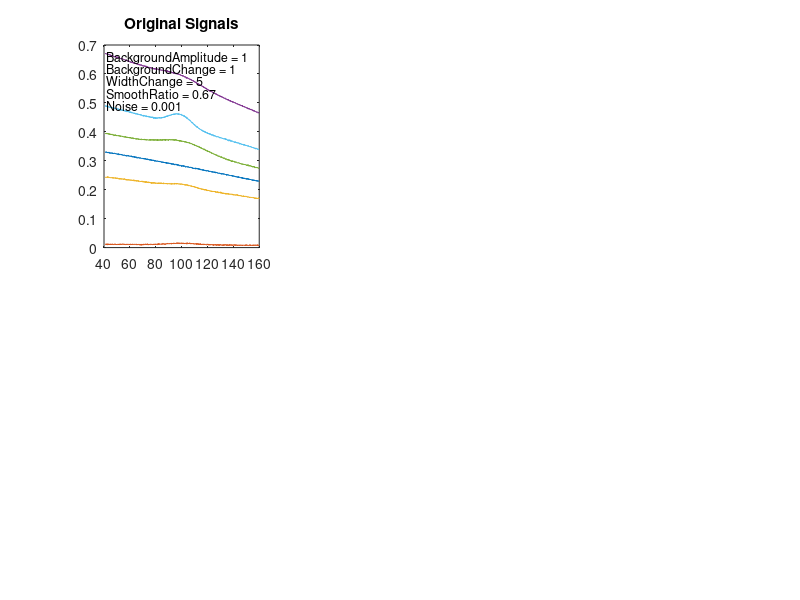

Write MATLAB code to recreate this figure. (Note: this script raises an error after producing the figure.)
function CaseStudyC
clf
xincrement=.1;
x=1:xincrement:200;
Noise=.001;
BackgroundAmplitude=1;
BackgroundChange=1;
BackgroundPeak=-100;
BackgroundWidth=600;
SignalWidth=30;
WidthChange=5;
SignalAmplitudes=[0 .005 .01 .02 .03 .04];
DerivativeMode=4;
SmoothMode=3;
NumTrials=1;
SmoothWidth=201;
SmoothRatio=SmoothWidth/(SignalWidth/xincrement);
em=0;rm=0;s1=0;s2=0;sr=0;mw=0;
Background=rand()*BackgroundAmplitude.*gaussian(x,BackgroundPeak+BackgroundChange.*rand(),BackgroundWidth+BackgroundChange.*rand());
y1=Background+SignalAmplitudes(1).*gaussian(x,100+randn(),SignalWidth+WidthChange*randn())+Noise.*randn(size(x));

Background=rand()*BackgroundAmplitude.*gaussian(x,BackgroundPeak+BackgroundChange.*rand(),BackgroundWidth+BackgroundChange.*rand());
y2=Background+SignalAmplitudes(2).*gaussian(x,100+randn(),SignalWidth+WidthChange*randn())+Noise.*randn(size(x));

Background=rand()*BackgroundAmplitude.*gaussian(x,BackgroundPeak+BackgroundChange.*rand(),BackgroundWidth+BackgroundChange.*rand());
y3=Background+SignalAmplitudes(3).*gaussian(x,100+randn(),SignalWidth+WidthChange*randn())+Noise.*randn(size(x));

Background=rand()*BackgroundAmplitude.*gaussian(x,BackgroundPeak+BackgroundChange.*rand(),BackgroundWidth+BackgroundChange.*rand());
y4=Background+SignalAmplitudes(4).*gaussian(x,100+randn(),SignalWidth+WidthChange*randn())+Noise.*randn(size(x));

Background=rand()*BackgroundAmplitude.*gaussian(x,BackgroundPeak+BackgroundChange.*rand(),BackgroundWidth+BackgroundChange.*rand());
y5=Background+SignalAmplitudes(5).*gaussian(x,100+randn(),SignalWidth+WidthChange*randn())+Noise.*randn(size(x));

Background=rand()*BackgroundAmplitude.*gaussian(x,BackgroundPeak+BackgroundChange.*rand(),BackgroundWidth+BackgroundChange.*rand());
y6=Background+SignalAmplitudes(6).*gaussian(x,100+randn(),SignalWidth+WidthChange*randn())+Noise.*randn(size(x));

y=[y1;y2;y3;y4;y5;y6];
plotrange=2*SmoothWidth:length(x)-2*SmoothWidth;

figure(1)
subplot(2,3,1);plot(x(plotrange),y(:,plotrange))
title('Original Signals');
currentaxis=axis;
maxy=currentaxis(4);
miny=min(min(y));
minx=currentaxis(1);
text(minx,maxy-.06.*(maxy-miny),[' BackgroundAmplitude = ' num2str(BackgroundAmplitude)] ,'FontSize',9 );
text(minx,maxy-.12.*(maxy-miny),[' BackgroundChange = ' num2str(BackgroundChange)]  ,'FontSize',9);
text(minx,maxy-.18.*(maxy-miny),[' WidthChange = ' num2str(WidthChange)]  ,'FontSize',9);
text(minx,maxy-.24.*(maxy-miny),[' SmoothRatio = ' num2str(SmoothRatio)]  ,'FontSize',9);
text(minx,maxy-.30.*(maxy-miny),[' Noise = ' num2str(Noise)]  ,'FontSize',9);

for n=1:6,
   sy(n,:)=ProcessSignal(x,y(n,:),0,SmoothWidth,SmoothMode,em,0,0,0,0,0);
   dy(n,:)=ProcessSignal(x,y(n,:),DerivativeMode,SmoothWidth,SmoothMode,em,0,0,0,0,0);
   da(n)=abs(dy(n,100./xincrement));
   CLSheights=cls(x,y(n,:),2,1,[100 BackgroundPeak],[SignalWidth BackgroundWidth],0);
   clsa(n)=CLSheights(1);
   [FitResults(:,:,n),MeanFitError]=peakfit([x;y(n,:)],100,200,2,1,0,NumTrials,[100 SignalWidth BackgroundPeak BackgroundWidth],0,0,0);
   % use val2ind to extract the height of the peak closest to 100 
   fa(n)=FitResults(val2ind(FitResults(:,2,n),100),3,n);
end
% subplot(2,3,2);plot(x(plotrange),dy(:,plotrange))
% title('Processed Signal');
subplot(2,3,4)
plotfit(SignalAmplitudes,da,1);
title(['Derivative order = ' num2str(DerivativeMode) ]);
xlabel('Actual peak amplitude')
ylabel('Measured derivative peak amplitude')
        
subplot(2,3,5)
plotfit(SignalAmplitudes,clsa,1);
title('CLS results');
xlabel('Actual peak amplitude')
ylabel('Measured peak amplitude')

subplot(2,3,6)
plotfit(SignalAmplitudes,fa,1);
title('Peakfit results');
xlabel('Actual peak amplitude')
ylabel('Measured peak amplitude')

subplot(2,3,2)
plotfit(SignalAmplitudes,sy(:,1000)',1);
title('Smoothed signal at peak center');
xlabel('Actual peak amplitude')
ylabel('Measured peak amplitude')

subplot(2,3,3)
p3=sy(:,1000)-(sy(:,400)+sy(:,1600))/2;
plotfit(SignalAmplitudes,p3',1);
title('3-point background correction');
xlabel('Actual peak amplitude')
ylabel('Measured peak amplitude')
%-----------------------------------------------------------------
function g = gaussian(x,pos,wid)
%  gaussian(x,pos,wid) = gaussian peak centered on pos, half-width=wid
%  x may be scalar, vector, or matrix, pos and wid both scalar
%  T. C. O'Haver, 1988
% Examples: gaussian([0 1 2],1,2) gives result [0.5000    1.0000    0.5000]
% plot(gaussian([1:100],50,20)) displays gaussian band centered at 50 with width 20.
g = exp(-((x-pos)./(0.6005615.*wid)) .^2);
%-----------------------------------------------------------------
function g = lorentzian(x,position,width)
% lorentzian(x,position,width) Lorentzian function.
% where x may be scalar, vector, or matrix
% position and width scalar
% T. C. O'Haver, 1988
% Example: lorentzian([1 2 3],2,2) gives result [0.5 1 0.5]
g=ones(size(x))./(1+((x-position)./(0.5.*width)).^2);
%-----------------------------------------------------------------
function [coef, RSquared,BootResults]=plotfit(xi,yi,polyorder)
% plotfit accepts data in the form of a single vector, a pair of vectors,
% "x" and "y", or a 2xn or nx2 matrix with x in first row or column. If the
% input argument "polyorder" is supplied, it fits the data to a polynomial
% of order "polyorder", plots the data in red dots and the fit as a blue
% line, and displays the fit coefficients and R-squared in the upper left
% corner of the graph. Polyorder=1 for straight line, =2 for quadratic
% (parabola) etc. If the 3rd output argument (BootResults) is supplied,
% computes coefficient error estimates by the bootstrap method and returns
% the results in the matrix "BootResults" (of size 5 x polyorder+1). You
% can change the number of bootstrap samples in line 108. 
% Tom O'Haver, 2008. Version 3.1, October 2012 
% Examples:
% x=[1 2 3 4 5];y=[ 0 2 3 2 0];
% plotfit(y); % plot y only vs index number, no fit.
% plotfit(x,y); % plot x vs y only, data in separate vectors
% plotfit([x;y]); % plot data only, data in matrix with x in first row
% plotfit([x;y]'); % plot data only, data in matrix with x in first column
% plotfit(y,2); % plot y vs index and fit to second order polynomial
% plotfit(x,y,3); % plot x vs y and fit to third order polynomial
% plotfit([x;y],3);  % plot and fit data in matrix
% [coef, RSquared]=plotfit([x;y],2) % return fit coefficients and r-squared
% [coef, RSquared,BootResults]=plotfit(x,y,polyorder) % computes
% coefficient error estimates by the bootstrap method and returns the
% results in the matrix "BootResults" 
%
% process input arguments
if nargin==1, % Single argument, might be y vector or x,y matrix
    polyorder=0;
    datasize=size(xi);
    if isvector(xi), % xi is vector, not matrix
        y=xi;
        x=1:length(y); % Use this only to create an x vector if needed
        xlabelstring='index number';
    else % x is a matrix, split it into x and y vectors
        if datasize(1)<datasize(2),xi=xi';end
        x=xi(:,1);
        y=xi(:,2);
        polyorder=0;
        xlabelstring='x';
    end
end

if nargin==2, % Two arguments, might be x,y vectors or matrix and polyorder
    datasize=size(xi);
    if isscalar(yi),   %  matrix and polyorder
        if datasize(1)<datasize(2),xi=xi';end
        if isvector(xi),
            x=1:length(xi);
            xlabelstring='index number';
            y=xi';
            polyorder=yi;
        else
            x=xi(:,1);
            y=xi(:,2);
            polyorder=yi;
            xlabelstring='x';
        end
    else %  x,y vectors
        x=xi;
        y=yi;
        polyorder=0;
        xlabelstring='x';
    end
end

if nargin==3, % Tree arguments, must be x,y vectors and polyorder
    x=xi;
    y=yi;
    xlabelstring='x';
end

if length(x)==length(y),
    if polyorder>0, % Plot and fit the data
        % Compute the fit
        coef=polyfit(x,y,polyorder);
        
        % Plot the data and the polynomial fit
        xx=linspace(min(x),max(x));
        yhat=polyval(coef,xx);
        plot(x,y,'.r',xx,yhat,'-b')
        axis([min(x) max(x) min(y) max(y)]);
        xlabel(xlabelstring);ylabel('y')
        title(['Number of data points= ' num2str(length(x)) ] )
        % Compute the correlation coefficient and R-Squared
        if IsOctave,
            cc=corr(polyval(coef,x),y);
            RSquared=cc.^2;
        else
            cc=corrcoef(polyval(coef,x),y);
            RSquared=cc(2).^2;
        end %   if IsOctave,
        % Label the graph with the fit information
        text(min(x),max(y)-.06.*(max(y)-min(y)),['   Polynomial Order of fit = ' num2str(polyorder)] ,'FontSize',9 );
        text(min(x),max(y)-.12.*(max(y)-min(y)),['   Fit coefficients = ' num2str(coef)]  ,'FontSize',9);
        text(min(x),max(y)-.18.*(max(y)-min(y)),['   R-Squared = ' num2str(RSquared)]  ,'FontSize',9);
    else % Just plot the data, no fit.
        plot(x,y)
        axis([min(x) max(x) min(y) max(y)]);
        xlabel(xlabelstring);ylabel('y')
        title(['Number of data points= ' num2str(length(x)) ] )
        coef=[];
        RSquared=[];
    end
else
    disp('Error: x and y must be the same size.')
    sizex=size(x)
    sizey=size(y)
end
    
if nargout==3, % Compute the bootsrtap
    NumTrials=300;
    BootstrapResultsMatrix=zeros(polyorder+1,NumTrials);
    clear bx by
    for trial=1:NumTrials,
        n=1;
        bx=x;
        by=y;
        while n<length(x)-1,
            if rand>.5,
                bx(n)=x(n+1);
                by(n)=y(n+1);
            end % if rand>.5,
            n=n+1;
        end % while n<length(xx)-1,
        coef=polyfit(bx,by,polyorder);
        BootstrapResultsMatrix(:,trial)=coef;
    end % for trial=1:NumTrials,
    disp(' ')
    disp('Bootstrap Results');
    BootstrapMean=mean(real(BootstrapResultsMatrix(:,:)'));
    BootstrapSTD=std(BootstrapResultsMatrix(:,:)');
    BootstrapIQR=IQrange(BootstrapResultsMatrix(:,:)');
    PercentRSD=100.*BootstrapSTD./abs(BootstrapMean);
    PercentIQR=100.*BootstrapIQR./abs(BootstrapMean);
    BootstrapMean=BootstrapMean(1:polyorder+1);
    BootstrapSTD=BootstrapSTD(1:polyorder+1);
    BootstrapIQR=BootstrapIQR(1:polyorder+1);
    PercentRSD=PercentRSD(1:polyorder+1);
    PercentIQR=PercentIQR(1:polyorder+1);
        disp(['Bootstrap Mean: ', num2str(BootstrapMean)])
        disp(['Bootstrap STD:  ', num2str(BootstrapSTD)])
        disp(['Bootstrap IQR:  ', num2str(BootstrapIQR)])
        disp(['Percent RSD:    ', num2str(PercentRSD)])
        disp(['Percent IQR:    ', num2str(PercentIQR)])
    BootResults(1,:)=BootstrapMean;
    BootResults(2,:)= BootstrapSTD ;
    BootResults(3,:)=PercentRSD;
    BootResults(4,:)=BootstrapIQR;
    BootResults(5,:)=PercentIQR;
end % if NumArgOut==3,

function b=IQrange(a)
% b = IQrange(a) returns the interquartile range of the values in a.  For
%  vector input, b is the difference between the 75th and 25th percentiles
%  of a.  For matrix input, b is a row vector containing the interquartile
%  range of each column of a. (c) T. C, O'Haver, 2012
% Example:
%  a=randn(10000,5);
%  IQrange(a)
% Divide by 1.34896 to get an estimate of the standard deviation withput
% outliers
mina=min(a);
sizea=size(a);
NumCols=sizea(2);
b=zeros(size(a));
for n=1:NumCols,
    b(:,n)=a(:,n)-mina(n);
end
Sorteda=sort(b);
lx=length(Sorteda);
SecondQuartile=round(lx/4);
FourthQuartile=3*round(lx/4);
b=abs(Sorteda(FourthQuartile,:)-Sorteda(SecondQuartile,:));

function isOctave = IsOctave()
% Returns true if this code is being executed by Octave.
% Returns false if this code is being executed by MATLAB, or any other MATLAB
% variant.
% 
%    usage: isOctave = IsOctave()
    persistent octaveVersionIsBuiltIn;
    if (isempty(octaveVersionIsBuiltIn))
        octaveVersionIsBuiltIn = (exist('OCTAVE_VERSION', 'builtin') == 5);
        % exist returns 5 to indicate a built-in function.
    end
    isOctave = octaveVersionIsBuiltIn;
    % If OCTAVE_VERSION is a built-in function, then we must be in Octave.
    % Since the result cannot change between function calls, it is cached in a
    % persistent variable.  isOctave cannot be a persistent variable, because it
    % is the return value of the function, so instead the persistent result must
    % be cached in a separate variable.
%-----------------------------------------------------------------
function Processed=ProcessSignal(x,y,DerivativeMode,w,type,ends,Sharpen,factor1,factor2,SlewRate,MedianWidth)
% Command line function that performs smoothing and differentiation on the
% time-series data set x,y. Returns the processed signal as a vector that
% has the same shape as x, regardless of the shape of y.
% Version 1.0, April, 2013.  Tom O'Haver (toh@umd.edu)
%
% 'DerivativeMode' determines the derivative order (O, 1, 2, 3, 4, 5); 
%    See http://terpconnect.umd.edu/~toh/spectrum/Differentiation.html
%
% 'w' is the smooth width; 
% 'type' determines the smooth mode:
%        If type=0, the signal is not smoothed.
%        If type=1, rectangular (sliding-average or boxcar) 
%        If type=2, triangular (2 passes of sliding-average)
%        If type=3, pseudo-Gaussian (3 passes of sliding-average)
%        If type=4, Savitzky-Golay smooth 
% 'ends' controls how the "ends" of the signal (the first w/2 points and the last w/2 points) are handled.
%        If ends=0, the ends are zeroed
%        If ends=1, the ends are smoothed with progressively 
%        smaller smooths the closer to the end.
% See http://terpconnect.umd.edu/~toh/spectrum/Smoothing.html
%
% 'Sharpen' controls peak sharpening (resolution enhancement). 0=off; 1=on.
%   The sharpening str5ength is controled by the factor1 and factor2 The
%   optimum values depend on the peak shape and width. For details, see
%   http://terpconnect.umd.edu/~toh/spectrum/InteractiveResEnhance.htm). 
%  
% 'SlewRate' sets the maximum slew rate (maximum rate of change of the
%    signal when it is non-zero (useful for reducing the effect of large 
%    steps in the background).
% 
% 'MedianWidth' implements a median filter when it is non-zero, which
%    replaces each point in the signal with the median (rather than the
%    average) of MedianWidth adjacent points, cuseful for dealing with narrow
%    spike artifacts (set MedianWidth to the number of points in the spikes)
%
% EXAMPLE 1:
% >> ProcessSignal([1 3 5 7 9],[0 0 1 0 0],0,3,1,0,0,0,0,0,0)
% ans =
%             0      0.33333      0.33333      0.33333            0
% EXAMPLE 2:
% Use of smoothed second derivative to reduce influence of background.
% on the weak peak at x=5.
% >> x=[0:.01:10]';
% >> y=10./(1+(x/4).^2)+exp(-(x-5).^2)+.1.*randn(size(x));
% >> subplot(2,1,1);plot(x,y);
% >> subplot(2,1,2);plot(x,ProcessSignal(x,y,2,60,3,0,0,0,0,0,0))
%
% EXAMPLE 3: Single peak with random spikes. Use of median filter
% (MedianWidth=1) to remove single-point spikes.
% >> x=-5:.01:5;
% >> y=exp(-(x).^2);for n=1:1000,if randn()>2,y(n)=rand()+y(n);,end,end;
% >> plot(x,ProcessSignal(x,y,0,0,0,0,0,0,0,0,1))
%
if SlewRate,
    for n=1:length(y)-1,
        if y(n+1)-y(n)>SlewRate,y(n+1)=y(n)+SlewRate;end
        if y(n+1)-y(n)<-SlewRate,y(n+1)=y(n)-SlewRate;end
    end
end % SlewRate
if MedianWidth,
    mY=y;
    for n=1:length(x)-(1+MedianWidth*2),
        mY(n+MedianWidth)=median(y((n):(n+1+MedianWidth*2)));
        y=mY;
    end
end  % MedianWidth
if type==0,w=1;end
if type==4,
    if w<2,w=3;end
    if DerivativeMode>4,
        if w<5,w=5;end
    end 
    % The polynomial order, 2+DerivativeMode, must be less than the
    % frame size, 2*w+1, and 2*w+1 must be odd.  
        Processed=savitzkyGolayFilt(y,2+DerivativeMode,DerivativeMode,2*w+1);
        if DerivativeMode==1,Processed=-Processed;end
        if DerivativeMode==3,Processed=-Processed;end;
else
    switch DerivativeMode
        case 0
            Processed=fastsmooth(y,w,type,ends);
        case 1
            Processed=fastsmooth(deriv(x,y),w,type,ends);
        case 2
            D2=fastsmooth(secderiv(x,y),w,1,ends);
            Processed=fastsmooth(D2,w,type,ends);
        case 3
            D2=fastsmooth(secderiv(x,y),w,1,ends);
            D3=fastsmooth(deriv(x,D2),w,1,ends);
            Processed=fastsmooth(D3,w,type,ends);
        case 4
            D2=fastsmooth(secderiv(x,y),w,1,ends);
            D4=fastsmooth(secderiv(x,D2),w,1,ends);
            D4=fastsmooth(D4,w,1,ends);
            
            Processed=fastsmooth(D4,w,type,ends);
        case 5
            D2=fastsmooth(secderiv(x,y),w,1,ends);
            D4=fastsmooth(secderiv(x,D2),w,1,ends);
            D4=fastsmooth(D4,w,1,ends);
            Processed=fastsmooth(deriv(x,D4),w,type,ends);
    end
end
if Sharpen,
    type=4; 
    if w<3;w=3;end
    Processed=enhance(x,Processed,factor1,factor2,w,type);
end
Processed=reshape(Processed,size(x));
% ----------------------------------------------------------------------
function Enhancedsignal=enhance(x,signal,factor1,factor2,SmoothWidth,type)
% Resolution enhancement function by even derivative method. The
% arguments factor1 and factor 2 are 2nd and 4th derivative weighting
% factors. Larger values of factor1 and factor2 will reduce the 
% peak width but will cause artifacts in the baseline near 
% the peak.  Adjust the factors for the the best compromise. 
% Use minimum smooth width needed to reduce excess noise. 
datasize=size(signal);
if datasize(1)>datasize(2),signal=signal';end
if type==4,
    Enhancedsignal = signal-factor1.*savitzkyGolayFilt(signal,4,2,2*SmoothWidth+1)+...
        factor2.*savitzkyGolayFilt(signal,6,4,2*SmoothWidth+1);
else
    d2=secderiv(x,signal);  % Computes second derivative
    d4=secderiv(x,d2);   % Computes fourth derivative
    Enhancedsignal = signal-factor1.*fastsmooth(d2,SmoothWidth,type)+...
        factor2.*fastsmooth(fastsmooth(fastsmooth(d4,SmoothWidth,2),SmoothWidth,2),SmoothWidth,2);
end
Enhancedsignal=Enhancedsignal';
% ----------------------------------------------------------------------
function d=secderiv(x,a)
% Second derivative of y with respect to x using 3-point central difference.
%  T. C. O'Haver, 2011.
n=length(a);
d=zeros(size(a));
for j = 2:n-2;
  x1=x(j-1);x2=x(j);x3=x(j+1);
  d(j)=((a(j+1)-a(j))./(x3-x2) - (a(j)-a(j-1))./(x2-x1))./((x3-x1)/2);
end
d(1)=d(2);
d(n)=d(n-1);
% ----------------------------------------------------------------------
function d=deriv(x,y)
% First derivative of y with respect to x using 2-point central difference.
%  T. C. O'Haver, 2011.
n=length(y);
d=zeros(size(y));
d(1)=(y(2)-y(1))./(x(2)-x(1));
d(n)=(y(n)-y(n-1))./(x(n)-x(n-1));
for j = 2:n-1;
  d(j)=(y(j+1)-y(j-1)) ./ (1.*(x(j+1)-x(j-1)));
end
% ----------------------------------------------------------------------
function SmoothY=fastsmooth(Y,w,type,ends)
% fastbsmooth(Y,w,type,ends) smooths vector Y with smooth 
%  of width w. Version 2.0, May 2008.
% The argument "type" determines the smooth type:
%   If type=1, rectangular (sliding-average or boxcar) 
%   If type=2, triangular (2 passes of sliding-average)
%   If type=3, pseudo-Gaussian (3 passes of sliding-average)
% The argument "ends" controls how the "ends" of the signal 
% (the first w/2 points and the last w/2 points) are handled.
%   If ends=0, the ends are zero.  (In this mode the elapsed 
%     time is independent of the smooth width). The fastest.
%   If ends=1, the ends are smoothed with progressively 
%     smaller smooths the closer to the end. (In this mode the  
%     elapsed time increases with increasing smooth widths).
% fastsmooth(Y,w,type) smooths with ends=0.
% fastsmooth(Y,w) smooths with type=1 and ends=0.
% Example:
% fastsmooth([1 1 1 10 10 10 1 1 1 1],3)= [0 1 4 7 10 7 4 1 1 0]
% fastsmooth([1 1 1 10 10 10 1 1 1 1],3,1,1)= [1 1 4 7 10 7 4 1 1 1]
%  T. C. O'Haver, May, 2008.
if nargin==2, ends=0; type=1; end
if nargin==3, ends=0; end
  switch type
    case 0
       SmoothY=sa(Y,w,ends);  
    case 1
       SmoothY=sa(Y,w,ends);
    case 2   
       SmoothY=sa(sa(Y,w,ends),w,ends);
    case 3
       SmoothY=sa(sa(sa(Y,w,ends),w,ends),w,ends);
  end
function SmoothY=sa(Y,smoothwidth,ends)
w=round(smoothwidth);
SumPoints=sum(Y(1:w));
s=zeros(size(Y));
halfw=round(w/2);
L=length(Y);
for k=1:L-w,
   s(k+halfw-1)=SumPoints;
   SumPoints=SumPoints-Y(k);
   SumPoints=SumPoints+Y(k+w);
end
s(k+halfw)=sum(Y(L-w+1:L));
SmoothY=s./w;
% Taper the ends of the signal if ends=1.
  if ends==1,
    startpoint=(smoothwidth + 1)/2;
    SmoothY(1)=(Y(1)+Y(2))./2;
    for k=2:startpoint,
       SmoothY(k)=mean(Y(1:(2*k-1)));
       SmoothY(L-k+1)=mean(Y(L-2*k+2:L));
    end
    SmoothY(L)=(Y(L)+Y(L-1))./2;
  end% ----------------------------------------------------------------------
function y=savitzkyGolayFilt(x,N,DN,F,W,DIM)
%savitzkyGolayFilt Savitzky-Golay Filtering.
%   savitzkyGolayFilt(X,N,DN,F) filters the signal X using a Savitzky-Golay 
%   (polynomial) filter.  The polynomial order, N, must be less than the
%   frame size, F, and F must be odd.  DN specifies the differentiation
%   order (DN=0 is smoothing). For a DN higher than zero, you'll have to
%   scale the output by 1/T^DN to acquire the DNth smoothed derivative of
%   input X, where T is the sampling interval. The length of the input X
%   must be >= F.  If X is a matrix, the filtering is done on the columns
%   of X.
%
%   Note that if the polynomial order N equals F-1, no smoothing
%   will occur.
%
%   savitzkyGolayFilt(X,N,DN,F,W) specifies a weighting vector W with
%   length F containing real, positive valued weights employed during the
%   least-squares minimization. If not specified, or if specified as
%   empty, W defaults to an identity matrix.
%
%   savitzkyGolayFilt(X,N,DN,F,[],DIM) or savitzkyGolayFilt(X,N,DN,F,W,DIM)
%   operates along the dimension DIM.
%   Copyright (c) 2011, Diederick
%   See also savitzkyGolay, FILTER, sgolayfilt

%   References:
%     [1] Sophocles J. Orfanidis, INTRODUCTION TO SIGNAL PROCESSING,
%              Prentice-Hall, 1995, Chapter 8.

%   Author(s): R. Losada
%   Copyright 1988-2004 The MathWorks, Inc.
%   $Revision: 1.11.4.4 $  $Date: 2009/08/11 15:47:54 $

error(nargchk(4,6,nargin,'struct'));

% Check if the input arguments are valid
if round(F) ~= F, error(generatemsgid('MustBeInteger'),'Frame length must be an integer.'), end
if rem(F,2) ~= 1, error(generatemsgid('SignalErr'),'Frame length must be odd.'), end
if round(N) ~= N, error(generatemsgid('MustBeInteger'),'Polynomial order must be an integer.'), end
if N > F-1, error(generatemsgid('InvalidRange'),'The Polynomial order must be less than the frame length.'), end
if DN > N, error(generatemsgid('InvalidRange'),'The Differentiation order must be less than or equal to the Polynomial order.'), end

if nargin < 5 || isempty(W)
   % No weighting matrix, make W an identity
   W = ones(F,1);
else
   % Check for right length of W
   if length(W) ~= F, error(generatemsgid('InvalidDimensions'),'The weight vector must be of the same length as the frame length.'),end
   % Check to see if all elements are positive
   if min(W) <= 0, error(generatemsgid('InvalidRange'),'All the elements of the weight vector must be greater than zero.'), end
end

if nargin < 6, DIM = []; end

% Compute the projection matrix B
pp = fix(-F./2):fix(F./2);
B = savitzkyGolay(pp,N,DN,pp,W);

if ~isempty(DIM) && DIM > ndims(x)
	error(generatemsgid('InvalidDimensions'),'Dimension specified exceeds the dimensions of X.')
end

% Reshape X into the right dimension.
if isempty(DIM)
	% Work along the first non-singleton dimension
	[x, nshifts] = shiftdim(x);
else
	% Put DIM in the first dimension (this matches the order 
	% that the built-in filter function uses)
	perm = [DIM,1:DIM-1,DIM+1:ndims(x)];
	x = permute(x,perm);
end

if size(x,1) < F, error(generatemsgid('InvalidDimensions'),'The length of the input must be >= frame length.'), end

% Preallocate output
y = zeros(size(x));

% Compute the transient on (note, this is different than in sgolayfilt,
% they had an optimization leaving out some transposes that is only valid
% for DN==0)
y(1:(F+1)/2-1,:) = fliplr(B(:,(F-1)/2+2:end)).'*flipud(x(1:F,:));

% Compute the steady state output
ytemp = filter(B(:,(F-1)./2+1),1,x);
y((F+1)/2:end-(F+1)/2+1,:) = ytemp(F:end,:);

% Compute the transient off
y(end-(F+1)/2+2:end,:) = fliplr(B(:,1:(F-1)/2)).'*flipud(x(end-(F-1):end,:));

% Convert Y to the original shape of X
if isempty(DIM)
	y = shiftdim(y, -nshifts);
else
	y = ipermute(y,perm);
end
% ----------------------------------------------------------------------
function [fc, df] = savitzkyGolay(x,n,dn,x0,W,flag)
% Function:
%       Savitzky-Golay Smoothing and Differentiation Filter
%       Copyright (c) 2011, Diederick
%       The Savitzky-Golay smoothing/differentiation filter (i.e., the
%       polynomial smoothing/differentiation filter, or  the least-squares
%       smoothing/differentiation filters) optimally fit a set of data
%       points to polynomials of different degrees. 
%       See for details in Matlab Documents (help sgolay). The sgolay
%       function in Matlab can deal with only symmetrical and uniformly
%       spaced data of even number.
%       This function presented here is a general implement of the sgolay
%       function in Matlab. The Savitzky-Golay filter coefficients for even
%       number, nonsymmetrical and nonuniformly spaced data can be
%       obtained. And the filter coefficients for the initial point or the
%       end point can be obtained too. In addition, either numerical
%       results or symbolical results can be obtained. Lastly, this
%       function is faster than MATLAB's sgolay.
%
% Usage:
%       [fc,df] = savitzkyGolay(x,n,dn,x0,flag)
%   input:
%       x    = the original data point, e.g., -5:5 
%       n    = polynomial order
%       dn   = differentation order (0=smoothing),  default=0
%       x0   = estimation point, can be a vector    default=0
%       W    = weight vector, can be empty          
%              must have same length as x0          default=identity
%       flag = numerical(0) or symbolical(1),       default=0
%
%   output:
%       fc   = filter coefficients obtained (B output of sgolay).
%       df   = differentiation filters (G output of sgolay).
% Notes:
% 1.    x can be arbitrary, e.g., odd number or even number, symmetrical or
%       nonsymmetrical, uniformly spaced or nonuniformly spaced, etc.       
% 2.    x0 can be arbitrary, e.g., the initial point, the end point, etc.
% 3.    Either numerical results or symbolical results can be obtained.
% Example:
%       sgsdf([-3:3],2,0,0,[],0)
%       sgsdf([-3:3],2,0,0,[],1)
%       sgsdf([-3:3],2,0,-3,[],1)
%       sgsdf([-3:3],2,1,2,[],1)
%       sgsdf([-2:3],2,1,1/2,[],1)
%       sgsdf([-5:2:5],2,1,0,[],1)     
%       sgsdf([-1:1 2:2:8],2,0,0,[],1)
% Author:
%       Diederick C. Niehorster <dcniehorster@hku.hk> 2011-02-05
%       Department of Psychology, The University of Hong Kong
%
%       Originally based on
%       http://www.mathworks.in/matlabcentral/fileexchange/4038-savitzky-golay-smoothing-and-differentiation-filter
%       Allthough I have replaced almost all the code (partially based on
%       the comments on the FEX submission), increasing its compatibility
%       with MATLABs sgolay (now supports a weight matrix), its numerical
%       stability and it speed. Now, the help is pretty much all that
%       remains.
%       Jianwen Luo <luojw@bme.tsinghua.edu.cn, luojw@ieee.org> 2003-10-05
%       Department of Biomedical Engineering, Department of Electrical Engineering
%       Tsinghua University, Beijing 100084, P. R. China  
% Reference
%[1]A. Savitzky and M. J. E. Golay, "Smoothing and Differentiation of Data
%   by Simplified Least Squares Procedures," Analytical Chemistry, vol. 36,
%   pp. 1627-1639, 1964.
%[2]J. Steinier, Y. Termonia, and J. Deltour, "Comments on Smoothing and
%   Differentiation of Data by Simplified Least Square Procedures,"
%   Analytical Chemistry, vol. 44, pp. 1906-1909, 1972.
%[3]H. H. Madden, "Comments on Savitzky-Golay Convolution Method for
%   Least-Squares Fit Smoothing and Differentiation of Digital Data,"
%   Analytical Chemistry, vol. 50, pp. 1383-1386, 1978.
%[4]R. A. Leach, C. A. Carter, and J. M. Harris, "Least-Squares Polynomial
%   Filters for Initial Point and Slope Estimation," Analytical Chemistry,
%   vol. 56, pp. 2304-2307, 1984.
%[5]P. A. Baedecker, "Comments on Least-Square Polynomial Filters for
%   Initial Point and Slope Estimation," Analytical Chemistry, vol. 57, pp.
%   1477-1479, 1985.
%[6]P. A. Gorry, "General Least-Squares Smoothing and Differentiation by
%   the Convolution (Savitzky-Golay) Method," Analytical Chemistry, vol.
%   62, pp. 570-573, 1990.
%[7]Luo J W, Ying K, He P, Bai J. Properties of Savitzky-Golay Digital
%   Differentiators, Digital Signal Processing, 2005, 15(2): 122-136.
%
%See also:
%       sgolay, savitzkyGolayFilt

% Check if the input arguments are valid and apply defaults
error(nargchk(2,6,nargin,'struct'));

if round(n) ~= n, error(generatemsgid('MustBeInteger'),'Polynomial order (n) must be an integer.'), end
if round(dn) ~= dn, error(generatemsgid('MustBeInteger'),'Differentiation order (dn) must be an integer.'), end
if n > length(x)-1, error(generatemsgid('InvalidRange'),'The Polynomial Order must be less than the frame length.'), end
if dn > n, error(generatemsgid('InvalidRange'),'The Differentiation order must be less than or equal to the Polynomial order.'), end

% set defaults if needed
if nargin<6
    flag=false;
end
if nargin < 5 || isempty(W)
   % No weighting matrix, make W an identity
   W = eye(length(x0));
else
   % Check W is real.
   if ~isreal(W), error(generatemsgid('NotReal'),'The weight vector must be real.'),end
   % Check for right length of W
   if length(W) ~= length(x0), error(generatemsgid('InvalidDimensions'),'The weight vector must be of the same length as the frame length.'),end
   % Check to see if all elements are positive
   if min(W) <= 0, error(generatemsgid('InvalidRange'),'All the elements of the weight vector must be greater than zero.'), end
   % Diagonalize the vector to form the weighting matrix
   W = diag(W);
end
if nargin<4
    x0=0;
end
if nargin<3
    dn=0;
end

% prepare for symbolic output
if flag
    x=sym(x);
    x0=sym(x0);
end

Nx  = length(x);
x=x(:);
Nx0 = length(x0);
x0=x0(:);

if flag
    A=ones(length(x),1);
    for k=1:n
        A=[A x.^k];
    end
    df = inv(A'*A)*A';                          % backslash operator doesn't work as expected with symbolic inputs, but the "slowness and inaccuracy" of this method doesn't matter when doing the symbolic version
else
    df = cumprod([ones(Nx,1) x*ones(1,n)],2) \ eye(Nx);
end
df = df.';

hx = [(zeros(Nx0,dn)) ones(Nx0,1)*prod(1:dn)];  % order=0:dn-1,& dn,respectively
for k=1:n-dn                                    % order=dn+1:n=dn+k
    hx = [hx x0.^k*prod(dn+k:-1:k+1)];
end

% filter coeffs
fc = df*hx'*W;